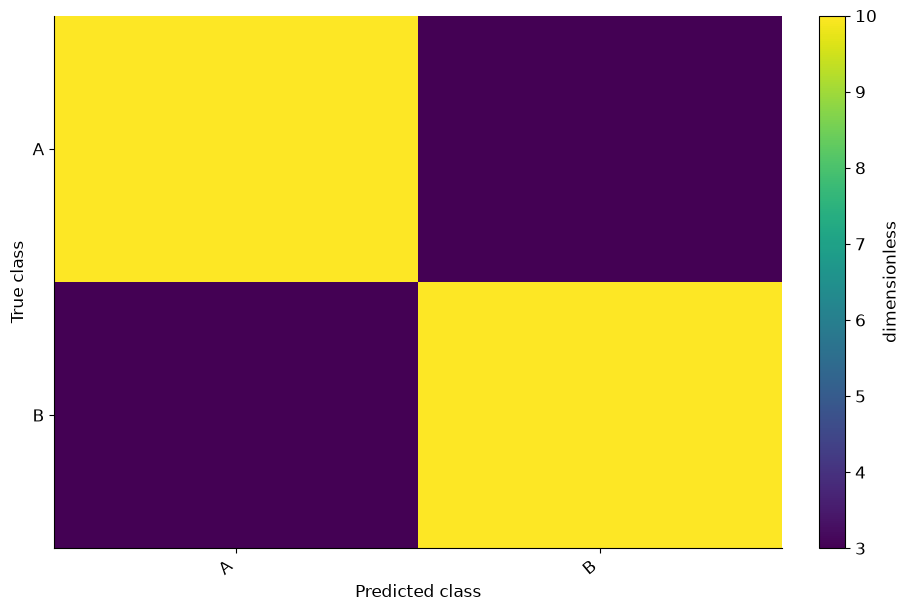

Python code for this plot:
# Tuyan deterministic figure renderer v1; values are immutable source data.
import json
import math
import numpy as np
import matplotlib
matplotlib.use('Agg')
import matplotlib.pyplot as plt
from matplotlib.patches import Circle
from matplotlib.colors import ListedColormap, BoundaryNorm
d = json.loads("{\"type\":\"confusion_matrix\",\"rows\":[{\"row\":\"A\",\"column\":\"A\",\"value\":10},{\"row\":\"A\",\"column\":\"B\",\"value\":3},{\"row\":\"B\",\"column\":\"A\",\"value\":3},{\"row\":\"B\",\"column\":\"B\",\"value\":10}],\"units\":{\"value\":\"dimensionless\",\"x\":\"dimensionless\",\"y\":\"dimensionless\",\"size\":\"dimensionless\",\"low\":\"dimensionless\",\"high\":\"dimensionless\",\"start\":\"dimensionless\",\"end\":\"dimensionless\",\"effect\":\"dimensionless\",\"p\":\"dimensionless\",\"mean\":\"dimensionless\",\"fpr\":\"dimensionless\",\"tpr\":\"dimensionless\",\"recall\":\"dimensionless\",\"precision\":\"dimensionless\",\"predicted\":\"dimensionless\",\"observed\":\"dimensionless\",\"count\":\"dimensionless\",\"a\":\"dimensionless\",\"b\":\"dimensionless\",\"se\":\"dimensionless\",\"u\":\"dimensionless\",\"v\":\"dimensionless\",\"time\":\"dimensionless\",\"event\":\"dimensionless\"},\"options\":{\"bandwidth\":0.5,\"bins\":5,\"nullValue\":0,\"initialValue\":0,\"levels\":[0.5,1,1.5]},\"analysis\":{\"method\":\"pca\",\"description\":\"Synthetic precomputed QA values; not a statistical analysis of research data.\",\"pKind\":\"p\"},\"variants\":[],\"pixels\":1024,\"plotStyle\":{\"width\":9,\"height\":6,\"fontSize\":12}}")
r, kind, opt = d['rows'], d['type'], d['options']
plt.rcParams.update({'font.size':d['plotStyle']['fontSize']})
fig, ax = plt.subplots(figsize=(d['plotStyle']['width'], d['plotStyle']['height']), layout='constrained')
fig.set_facecolor('white')
fig._tuyan_target_pixels = d['pixels']
colors = ['#487968','#c58b53','#647da6','#a77592','#a5a659']
labels = [str(row.get('label',i+1)) for i,row in enumerate(r)]
unit = d['units']
def col(name):
    return np.array([row[name] for row in r], dtype=float)
def grouped():
    names = list(dict.fromkeys([str(row.get('group','Data')) for row in r]))
    return names, [np.array([row['value'] for row in r if str(row.get('group','Data')) == name], dtype=float) for name in names]
def density(values):
    # User-specified positive bandwidth; no concealed automatic inference.
    bw=float(opt['bandwidth'])
    grid=np.linspace(float(min(values))-3*bw,float(max(values))+3*bw,256)
    z=(grid[:,None]-values[None,:])/bw
    return grid,np.exp(-0.5*z*z).mean(axis=1)/(bw*math.sqrt(2*math.pi))
if kind in ['bar','dotplot','lollipop','forest']:
    y=np.arange(len(r)); values=col('value')
    if kind=='bar':
        bars=ax.barh(y,values,color=colors[0]); assert np.allclose([b.get_width() for b in bars],values)
    elif kind=='lollipop':
        ax.hlines(y,0,values,color=colors[0]); ax.scatter(values,y,color=colors[0])
    elif kind=='forest':
        ax.errorbar(values,y,xerr=np.vstack([values-col('low'),col('high')-values]),fmt='o',color=colors[0],capsize=3)
        ax.axvline(float(opt['nullValue']),color='#969e96',linestyle='--')
    else: ax.scatter(values,y,color=colors[0])
    ax.set_yticks(y,labels);ax.invert_yaxis();ax.set_xlabel(unit['value'])
elif kind in ['dumbbell','gantt']:
    y=np.arange(len(r));start,end=col('start'),col('end')
    if kind=='gantt': ax.barh(y,end-start,left=start,color=colors[0])
    else:
        ax.hlines(y,start,end,color='#9da99e');ax.scatter(start,y,label=opt.get('startLabel','Start'),color=colors[0]);ax.scatter(end,y,label=opt.get('endLabel','End'),color=colors[1]);ax.legend()
    ax.set_yticks(y,labels);ax.invert_yaxis();ax.set_xlabel(unit['start'])
elif kind=='waterfall':
    values=col('value');start=float(opt['initialValue'])+np.r_[0,np.cumsum(values)[:-1]]
    ax.bar(np.arange(len(r)),values,bottom=start,color=[colors[0] if v>=0 else colors[1] for v in values]);ax.set_xticks(np.arange(len(r)),labels,rotation=30);ax.set_ylabel(unit['value']);ax.axhline(0,color='#adb3a9')
elif kind=='histogram':
    values=col('value');counts,edges=np.histogram(values,bins=opt['bins'])
    assert int(counts.sum())==len(values)
    artists=ax.bar(edges[:-1],counts,width=np.diff(edges),align='edge',color=colors[0],edgecolor='white')
    assert np.allclose([p.get_height() for p in artists],counts)
    ax.set_xlabel(unit['value']);ax.set_ylabel('Count')
elif kind=='stripplot':
    names,groups=grouped()
    for i,values in enumerate(groups):ax.scatter(np.full(len(values),i),values,color=colors[i%len(colors)],s=22,alpha=.7)
    ax.set_xticks(np.arange(len(names)),names);ax.set_ylabel(unit['value'])
elif kind in ['boxplot','violin','raincloud','density','ridgeline']:
    names,groups=grouped()
    if kind=='boxplot': ax.boxplot(groups,whis=1.5,showfliers=True);ax.set_xticks(np.arange(len(names))+1,names);ax.set_ylabel(unit['value'])
    elif kind=='violin':
        # bw_method is explicit to avoid a hidden bandwidth choice.
        ax.violinplot(groups,showmeans=False,showmedians=True,bw_method=float(opt['bandwidth']));ax.set_xticks(np.arange(len(names))+1,names);ax.set_ylabel(unit['value'])
    else:
        for i,values in enumerate(groups):
            grid,pdf=density(values); color=colors[i%len(colors)]
            if kind=='density': ax.plot(grid,pdf,color=color,label=names[i])
            else:
                base=float(i);scale=0.65/max(pdf) if max(pdf)>0 else 1
                ax.fill_between(grid,base,base+pdf*scale,color=color,alpha=0.45)
                if kind=='raincloud':
                    ax.scatter(values,np.full(len(values),base-0.15),color=color,s=15)
                    ax.boxplot([values],positions=[base-0.35],vert=False,widths=.15,whis=1.5,manage_ticks=False)
        ax.set_xlabel(unit['value'])
        if kind=='density':ax.set_ylabel('Density');ax.legend()
        else:ax.set_yticks(np.arange(len(names)),names)
elif kind=='ecdf':
    values=np.sort(col('value')); p=np.arange(1,len(values)+1)/len(values)
    line=ax.step(values,p,where='post',color=colors[0])[0];assert np.allclose(line.get_ydata(),p)
    ax.set_xlabel(unit['value']);ax.set_ylabel('Cumulative proportion');ax.set_ylim(0,1)
elif kind in ['line','area','scatter','bubble','ordination','ma_plot','volcano','roc','pr_curve','calibration','bland_altman','funnel_meta']:
    xname,yname='x','y'
    if kind=='ma_plot':xname,yname='mean','effect'
    if kind=='roc':xname,yname='fpr','tpr'
    if kind=='pr_curve':xname,yname='recall','precision'
    if kind=='calibration':xname,yname='predicted','observed'
    if kind=='funnel_meta':xname,yname='effect','se'
    if kind=='volcano':x=col('effect');y=-np.log10(col('p'));xlabel='Effect ('+unit['effect']+')';ylabel='-log10('+d['analysis']['pKind']+')'
    elif kind=='bland_altman':
        a,b=col('a'),col('b');x=(a+b)/2;y=a-b;bias=np.mean(y);sd=np.std(y,ddof=1)
        for line,label in [(bias,'Mean difference'),(bias-1.96*sd,'Lower agreement limit'),(bias+1.96*sd,'Upper agreement limit')]:ax.axhline(line,color='#9a9f96',linestyle='--',label=label)
        ax.legend(fontsize=8);xlabel='Mean ('+unit['a']+')';ylabel='A - B ('+unit['a']+')'
    else:x,y=col(xname),col(yname);xlabel=xname+' ('+unit[xname]+')';ylabel=yname+' ('+unit[yname]+')'
    if kind in ['line','area','roc','pr_curve','calibration']:
        order=np.lexsort((y,x)) if kind=='roc' else np.argsort(x,kind='stable');x,y=x[order],y[order]
        artist=ax.plot(x,y,color=colors[0],marker='o',markersize=3)[0];assert np.allclose(artist.get_ydata(),y)
        if kind=='area':ax.fill_between(x,0,y,color=colors[0],alpha=.25)
    else:
        artist=ax.scatter(x,y,s=col('size')*float(opt.get('areaScale',20)) if kind=='bubble' else 26,color=colors[0]);assert np.allclose(artist.get_offsets(),np.column_stack([x,y]))
    ax.set_xlabel(xlabel);ax.set_ylabel(ylabel)
    if kind=='bubble':
        handles,legend_labels=artist.legend_elements(prop='sizes',num=3,func=lambda size:size/float(opt.get('areaScale',20)))
        ax.legend(handles,legend_labels,title='Area ('+unit['size']+')',fontsize=8)
    if kind in ['roc','calibration']:ax.plot([0,1],[0,1],linestyle='--',color='#adb3a9');ax.set_xlim(0,1);ax.set_ylim(0,1)
    if kind=='pr_curve':ax.set_xlim(0,1);ax.set_ylim(0,1)
    if kind=='funnel_meta':ax.invert_yaxis()
    if kind=='ordination':ax.text(.01,1.02,d['analysis']['method'].upper(),transform=ax.transAxes,fontsize=10)
elif kind in ['heatmap','adjacency_matrix','correlation_matrix','confusion_matrix','bubble_matrix','binary_matrix']:
    names_y=list(dict.fromkeys([str(row['row']) for row in r]));names_x=list(dict.fromkeys([str(row['column']) for row in r]))
    matrix=np.full((len(names_y),len(names_x)),np.nan)
    for row in r:matrix[names_y.index(str(row['row'])),names_x.index(str(row['column']))]=row['value']
    if kind=='bubble_matrix':
        for row in r:ax.scatter(names_x.index(str(row['column'])),names_y.index(str(row['row'])),s=row['value']*float(opt.get('areaScale',25)),color=colors[0])
        ax.invert_yaxis()
    elif kind=='binary_matrix':
        cmap=ListedColormap(['#f1f3ed','#487968']);cmap.set_bad('#b7b9b2')
        img=ax.pcolormesh(np.arange(len(names_x)+1)-.5,np.arange(len(names_y)+1)-.5,matrix,cmap=cmap,norm=BoundaryNorm([-.5,.5,1.5],2),shading='flat');ax.invert_yaxis();fig.colorbar(img,ax=ax,ticks=[0,1],label='0 absent / 1 present; grey missing')
        assert np.allclose(img.get_array(),matrix,equal_nan=True)
    else:
        img=ax.pcolormesh(np.arange(len(names_x)+1)-.5,np.arange(len(names_y)+1)-.5,matrix,cmap='RdBu_r' if kind=='correlation_matrix' else 'viridis',vmin=-1 if kind=='correlation_matrix' else None,vmax=1 if kind=='correlation_matrix' else None,shading='flat');ax.invert_yaxis();fig.colorbar(img,ax=ax,label=unit['value'])
        assert np.allclose(img.get_array(),matrix,equal_nan=True)
    ax.set_xticks(np.arange(len(names_x)),names_x,rotation=40,ha='right');ax.set_yticks(np.arange(len(names_y)),names_y)
    if kind=='confusion_matrix':ax.set_xlabel('Predicted class');ax.set_ylabel('True class')
elif kind=='pie':
    values=col('value');wedges,_=ax.pie(values,labels=labels,colors=colors,normalize=True)
    assert np.allclose([(w.theta2-w.theta1)/360 for w in wedges],values/sum(values),atol=1e-6)
elif kind=='rose':
    fig.delaxes(ax);ax=fig.add_subplot(111,projection='polar');values=col('value');theta=np.arange(len(r))*2*np.pi/len(r)
    ax.bar(theta,np.sqrt(values),width=2*np.pi/len(r),color=colors[0],edgecolor='white');ax.set_xticks(theta,labels);ax.set_ylabel('Radius = sqrt(value)')
elif kind in ['gene_track','protein_domain']:
    start,end=col('start'),col('end');ax.barh(np.arange(len(r)),end-start,left=start,color=colors[0]);ax.set_yticks(np.arange(len(r)),labels);ax.set_xlabel(unit['start']);ax.invert_yaxis()
elif kind=='vector_field':
    artist=ax.quiver(col('x'),col('y'),col('u'),col('v'),angles='xy',scale_units='xy',scale=1,color=colors[0]);ax.set_xlabel(unit['x']);ax.set_ylabel(unit['y']);ax.set_aspect('equal')
elif kind=='contour':
    xs=np.unique(col('x'));ys=np.unique(col('y'));z=np.full((len(ys),len(xs)),np.nan)
    for row in r:z[list(ys).index(row['y']),list(xs).index(row['x'])]=row['value']
    cs=ax.contour(xs,ys,z,levels=opt['levels'])
    for label in ax.clabel(cs,inline=False,fontsize=8):label.set_bbox({'facecolor':'white','edgecolor':'none','pad':1})
    ax.set_xlabel(unit['x']);ax.set_ylabel(unit['y'])
elif kind=='kaplan_meier':
    names=list(dict.fromkeys([str(row.get('group','Data')) for row in r]))
    for i,name in enumerate(names):
        data=[row for row in r if str(row.get('group','Data'))==name];times=sorted(set(row['time'] for row in data));xs=[0.];ys=[1.];s=1.
        for t in times:
            risk=sum(row['time']>=t for row in data);events=sum(row['time']==t and row['event']==1 for row in data)
            s=s*(1-events/risk);xs.append(t);ys.append(s)
            cens=sum(row['time']==t and row['event']==0 for row in data)
            if cens:ax.plot(t,s,marker='+',color=colors[i%len(colors)])
        ax.step(xs,ys,where='post',label=name,color=colors[i%len(colors)])
    ax.set_ylim(0,1.03);ax.set_ylabel('Survival probability (no CI estimated)');ax.set_xlabel(unit['time']);ax.legend()
elif kind in ['venn','upset']:
    names=[row['set'] for row in r];sets=[set(row['members']) for row in r];members=set().union(*sets);counts={}
    for item in members:
        mask=tuple(item in s for s in sets);counts[mask]=counts.get(mask,0)+1
    if kind=='venn':
        for x,color,name in [(0.4,colors[0],names[0]),(.65,colors[1],names[1])]:ax.add_patch(Circle((x,.5),.23,facecolor=color,alpha=.25));ax.text(x,.78,name,ha='center')
        for x,key in [(.29,(True,False)),(.525,(True,True)),(.76,(False,True))]:ax.text(x,.5,str(counts.get(key,0)),ha='center')
        ax.set_xlim(0,1.05);ax.set_ylim(0,1);ax.set_aspect('equal');ax.axis('off');ax.text(.5,.1,'Areas are schematic; labels show exact counts',ha='center',fontsize=8)
    else:
        masks=sorted(counts,key=lambda m:(-counts[m],m));ax.bar(np.arange(len(masks)),[counts[m] for m in masks],color=colors[0]);ax.set_xticks(np.arange(len(masks)),[' & '.join(names[i] for i,v in enumerate(m) if v) for m in masks],rotation=35,ha='right');ax.set_ylabel('Exclusive intersection size')
        # Membership matrix below bars is necessary to distinguish UpSet from a bar chart.
        matrix_ax=ax.inset_axes([0,-.48,1,.27]);matrix_ax.set_xlim(-.5,len(masks)-.5)
        for j,m in enumerate(masks):
            ys=[i for i,v in enumerate(m) if v];matrix_ax.plot([j]*len(ys),ys,color=colors[0]);matrix_ax.scatter([j]*len(names),np.arange(len(names)),color=[colors[0] if v else '#dde1d8' for v in m])
        matrix_ax.set_yticks(np.arange(len(names)),names);matrix_ax.set_xticks([]);matrix_ax.invert_yaxis()

checks={}
computed={}
def audit(name,actual,expected,atol=1e-8):
    a=np.asarray(actual,dtype=float);e=np.asarray(expected,dtype=float)
    assert a.shape==e.shape and np.allclose(a,e,rtol=1e-7,atol=atol,equal_nan=True), 'Numeric artist mismatch: '+name
    mask=np.isfinite(a)&np.isfinite(e)
    error=float(np.max(np.abs(a[mask]-e[mask]))) if np.any(mask) else 0.
    checks[name]={'count':int(a.size),'absoluteError':error,'passed':True}
if kind=='bar':audit('bar_widths',[p.get_width() for p in ax.patches],col('value'))
elif kind in ['dotplot','lollipop']:audit('point_values',ax.collections[-1].get_offsets()[:,0],col('value'))
elif kind=='forest':
    audit('point_estimates',ax.lines[0].get_xdata(),col('value'))
    audit('intervals',np.array(ax.collections[0].get_segments())[:,:,0],np.column_stack([col('low'),col('high')]))
elif kind=='dumbbell':
    audit('start_points',ax.collections[1].get_offsets()[:,0],col('start'));audit('end_points',ax.collections[2].get_offsets()[:,0],col('end'))
elif kind=='gantt':
    audit('interval_start',[p.get_x() for p in ax.patches],col('start'));audit('interval_width',[p.get_width() for p in ax.patches],col('end')-col('start'))
elif kind=='waterfall':
    audit('increments',[p.get_height() for p in ax.patches],col('value'));audit('cumulative_baselines',[p.get_y() for p in ax.patches],float(opt['initialValue'])+np.r_[0,np.cumsum(col('value'))[:-1]])
    computed['cumulativeValues']=(float(opt['initialValue'])+np.cumsum(col('value'))).tolist()
elif kind=='histogram':
    audit('bin_heights',[p.get_height() for p in ax.patches],counts);audit('total_count',[sum(p.get_height() for p in ax.patches)],[len(r)]);computed['binEdges']=edges.tolist();computed['binCounts']=counts.tolist()
elif kind=='stripplot':
    for i,values in enumerate(groups):audit('observations_'+str(i),ax.collections[i].get_offsets()[:,1],values)
elif kind=='boxplot':
    for i,values in enumerate(groups):audit('median_'+str(i),ax.lines[i*7+5].get_ydata(),[np.median(values)]*2)
elif kind=='violin':
    medians=ax.collections[-1].get_segments();audit('medians',[x[0,1] for x in medians],[np.median(v) for v in groups])
elif kind in ['density','ridgeline','raincloud']:
    computed['bandwidth']=float(opt['bandwidth']);computed['groupSizes']=[len(v) for v in groups]
    for i,values in enumerate(groups):
        grid,pdf=density(values)
        if kind=='density':audit('density_'+str(i),ax.lines[i].get_ydata(),pdf)
        else:
            top=np.column_stack([grid,i+pdf*(.65/max(pdf))]);bottom=np.column_stack([grid,np.full(len(grid),i)])
            expected=np.vstack([top[0],bottom,top[-1],top[::-1],top[0]])
            audit('density_polygon_'+str(i),ax.collections[i*(2 if kind=='raincloud' else 1)].get_paths()[0].vertices,expected)
        if kind=='raincloud':audit('observations_'+str(i),ax.collections[i*2+1].get_offsets()[:,0],values)
elif kind=='ecdf':
    audit('ecdf_sorted_values',ax.lines[0].get_xdata(),np.sort(col('value')));audit('ecdf_probability',ax.lines[0].get_ydata(),np.arange(1,len(r)+1)/len(r))
elif kind in ['line','area','roc','pr_curve','calibration']:audit('plotted_xy',np.column_stack([artist.get_xdata(),artist.get_ydata()]),np.column_stack([x,y]))
elif kind in ['scatter','bubble','ordination','ma_plot','volcano','bland_altman','funnel_meta']:
    audit('point_coordinates',artist.get_offsets(),np.column_stack([x,y]))
    if kind=='bubble':audit('marker_area',artist.get_sizes(),col('size')*float(opt.get('areaScale',20)))
    if kind=='volcano':computed['negativeLog10P']=y.tolist()
    if kind=='bland_altman':
        audit('agreement_limits',[ln.get_ydata()[0] for ln in ax.lines[:3]],[bias,bias-1.96*sd,bias+1.96*sd]);computed.update({'meanDifference':float(bias),'sampleSdDifference':float(sd),'limits':[float(bias-1.96*sd),float(bias+1.96*sd)]})
elif kind in ['heatmap','adjacency_matrix','correlation_matrix','confusion_matrix','binary_matrix']:audit('matrix_cells',img.get_array(),matrix);computed['missingCells']=int(np.isnan(matrix).sum())
elif kind=='bubble_matrix':audit('marker_areas',[c.get_sizes()[0] for c in ax.collections],col('value')*float(opt.get('areaScale',25)))
elif kind=='pie':audit('angular_proportions',[(w.theta2-w.theta1)/360 for w in wedges],col('value')/sum(col('value')),1e-6)
elif kind=='rose':audit('area_proportions',[p.get_height()**2 for p in ax.patches],col('value'))
elif kind=='vector_field':audit('vectors',np.column_stack([artist.U,artist.V]),np.column_stack([col('u'),col('v')]))
elif kind=='contour':
    audit('contour_levels',cs.levels,opt['levels'])
    for level,path in zip(cs.levels,cs.get_paths()):
        points=path.vertices
        if len(points)==0:continue
        assert np.all(points[:,0]>=xs[0]) and np.all(points[:,0]<=xs[-1]) and np.all(points[:,1]>=ys[0]) and np.all(points[:,1]<=ys[-1]), 'Contour outside data grid'
        ix=np.clip(np.searchsorted(xs,points[:,0],side='right')-1,0,len(xs)-2);iy=np.clip(np.searchsorted(ys,points[:,1],side='right')-1,0,len(ys)-2)
        tx=(points[:,0]-xs[ix])/(xs[ix+1]-xs[ix]);ty=(points[:,1]-ys[iy])/(ys[iy+1]-ys[iy])
        interpolated=(1-tx)*(1-ty)*z[iy,ix]+tx*(1-ty)*z[iy,ix+1]+(1-tx)*ty*z[iy+1,ix]+tx*ty*z[iy+1,ix+1]
        audit('contour_vertices_'+str(float(level)),interpolated,np.full(len(points),level))
    computed['gridShape']=list(z.shape)
elif kind=='kaplan_meier':
    survival_lines=[ln for ln in ax.lines if ln.get_drawstyle()=='steps-post']
    for i,name in enumerate(names):
        data=[row for row in r if str(row.get('group','Data'))==name];prob=1.;expected=[1.]
        for t in sorted(set(row['time'] for row in data)):
            prob*=1-sum(row['time']==t and row['event']==1 for row in data)/sum(row['time']>=t for row in data);expected.append(prob)
        audit('survival_'+str(i),survival_lines[i].get_ydata(),expected)
        computed[name]={'survival':expected}
elif kind=='venn':audit('intersection_labels',[float(t.get_text()) for t in ax.texts[2:5]],[counts.get((True,False),0),counts.get((True,True),0),counts.get((False,True),0)])
elif kind=='upset':audit('exclusive_intersections',[p.get_height() for p in ax.patches],[counts[m] for m in masks]);audit('union_size',[sum(p.get_height() for p in ax.patches)],[len(members)])
assert checks, 'Missing numeric audit for '+kind
fig._tuyan_validation={'typeId':kind,'checks':checks,'computations':computed,'analysis':d['analysis'],'suppliedFields':list(r[0]),'dataSourcePolicy':'User supplied values; artist checks do not establish source authenticity or study validity.'}

for collection in fig.findobj(matplotlib.collections.Collection):collection.set_rasterized(False)
for spine in ['top','right']:
    if spine in ax.spines: ax.spines[spine].set_visible(False)
